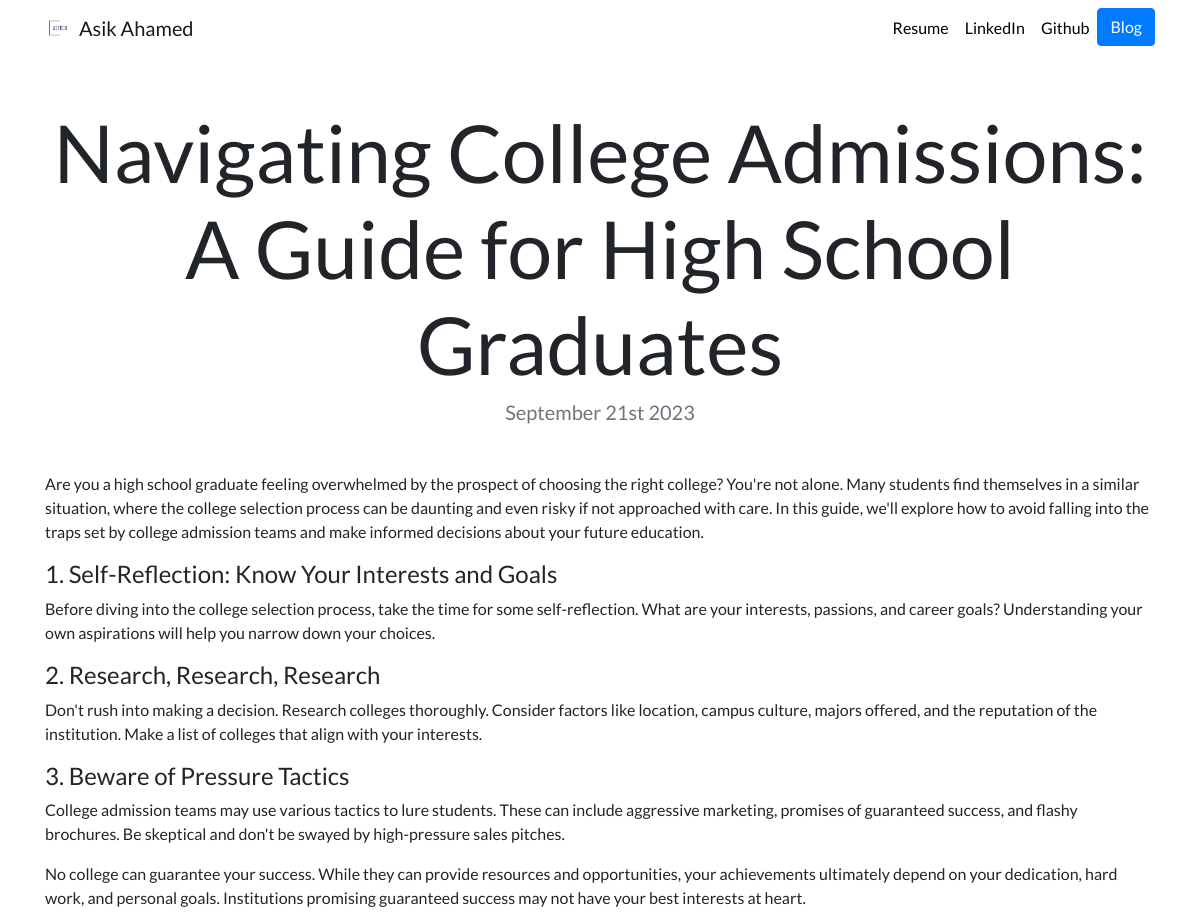
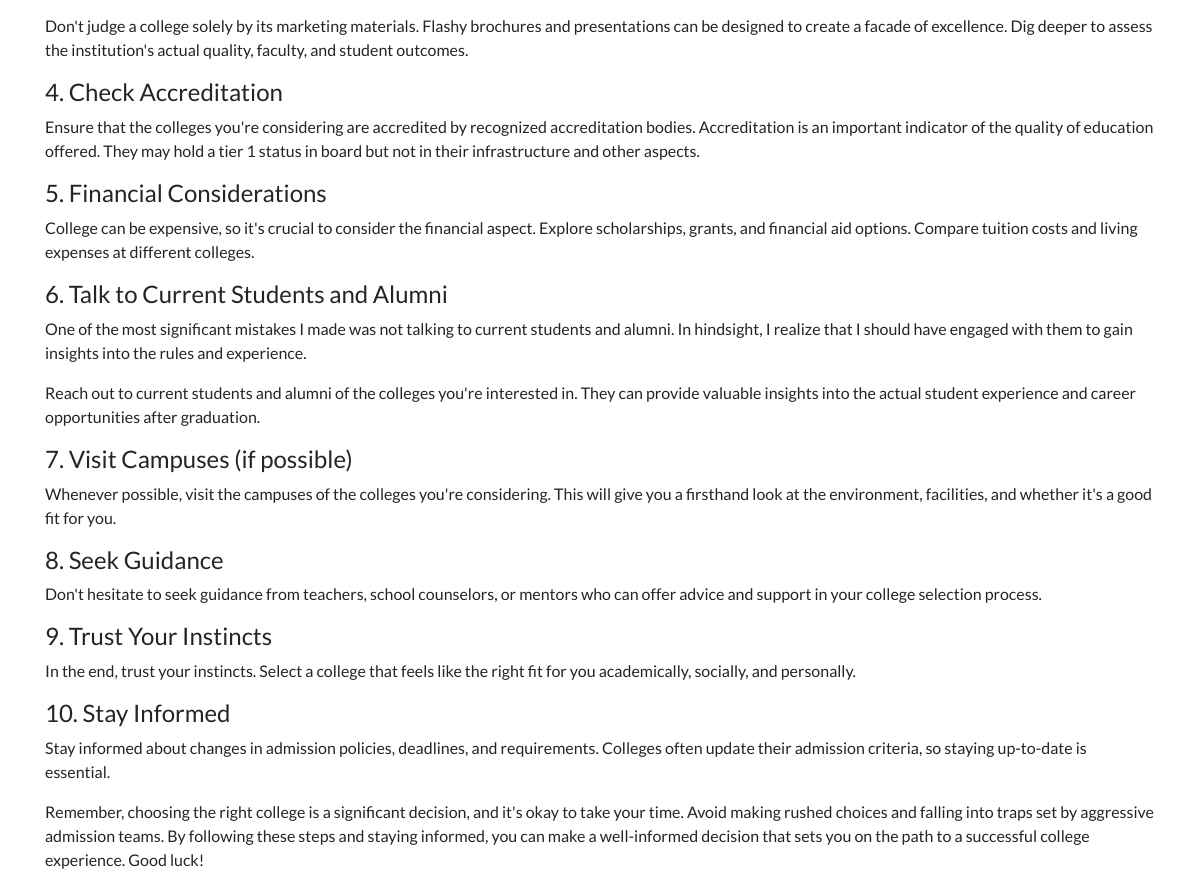
The app's page /blog/4/ with its own data (2 pictures, top to bottom).
### blog/models.py (models this page shows, shortened)
class Blog(models.Model):
    title = models.CharField(max_length=200)
    description = models.TextField()
    date = models.DateField()

### blog/views.py (the view)
# urls.py: path('<int:blog_id>/',views.detail, name = 'detail'),
def detail(request, blog_id):
    blog = get_object_or_404(Blog, pk=blog_id)
    return render(request, 'blog/detail.html',{'blog':blog})

### blog/templates/blog/detail.html
{% extends "portfolio/base.html" %}
{% load static %}
{% block content %}
<h1 class="text-center mt-5" id="blogdetailtitle">{{ blog.title }}</h1>
<h5 class="text-center text-muted mb-5">{{ blog.date|date:'F jS Y' }}</h5>
{{ blog.description|safe }}
{% endblock %}

### portfolio/static/portfolio/custom.css (style rules this page uses)
body { font-family: 'Lato', sans-serif; }
@media (min-width: 992px) { #blogdetailtitle { font-size: 5rem; } }

### records on screen
Blog: title "Navigating College Admissions: A Guide for High School Graduates", date "September 21st 2023", description "Are you a high school graduate feeling overwhelmed by the prospect of choosing the right college? You're not alone. Many students find themselves in a similar situation, where the college selection process can be daunting and even risky if not approached with care. In this guide, we'll explore how to avoid falling into the traps set by college admission teams and make informed decisions about your future education. 1. Self-Reflection: Know Your Interests and Goals Before diving into the college selection process, take the time for some self-reflection. What are your interests, passions, and career goals? Understanding your own aspirations will help you narrow down your choices. 2. Research,…"
